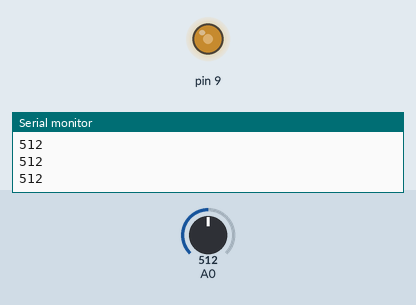
Recording of a sketch running on a simulated Arduino Uno, built with avr-gcc and run on an emulated ATmega328P. On the bench: output pins drawn as LEDs (lit = HIGH), the last lines printed to the serial monitor. The inputs (shaded band) are chosen by the test bench; at power-on: A0 = 512.

Above: at 1.2 s.
1.3 s: A0 set to 306
At 2.2 s:
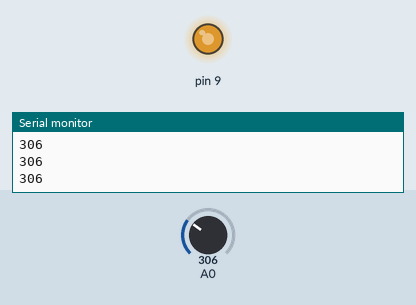
2.8 s: A0 set to 122
At 3.5 s:
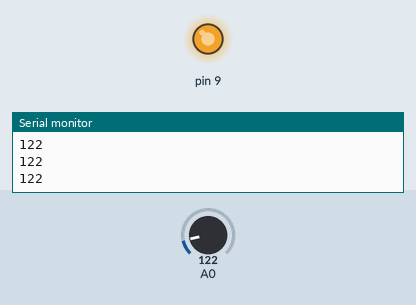
4.3 s: A0 set to 900
At 4.6 s:
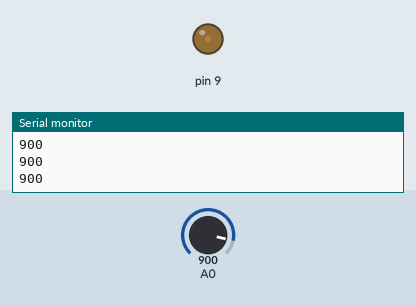
5.8 s: A0 set to 1023
At 7.0 s:
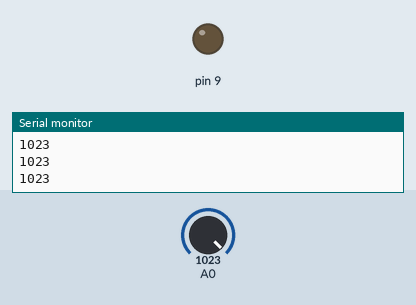
7.3 s: A0 set to 511
At 8.0 s:
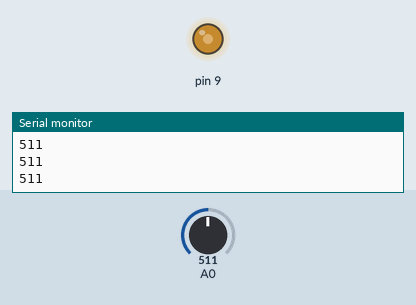
Timing chart, 0 to 9.8 s (numbered marks = the images above; inputs shaded):
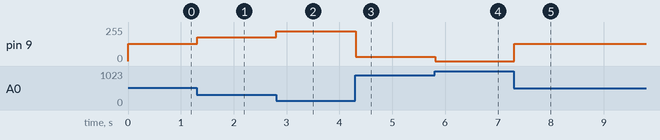

Measured:
- after the input at 1.3 s, pin 9: 128/255 → 179/255 at once
- after the input at 2.8 s, pin 9: 179/255 → 225/255 at once
- after the input at 4.3 s, pin 9: 225/255 → 31/255 at once
- after the input at 5.8 s, pin 9: 31/255 → 0/255 at once
- after the input at 7.3 s, pin 9: 0/255 → 128/255 at once

The sketch:

sketch_nov02b.ino
```cpp
void setup() {
  Serial.begin(9600);
  // put your setup code here, to run once:
}

void loop() {
  // put your main code here, to run repeatedly:
  int light = analogRead(A0);
  Serial.println(light);
  int ledLight = map(light,0,1023,255,0);
  analogWrite(9,ledLight);
}
```
